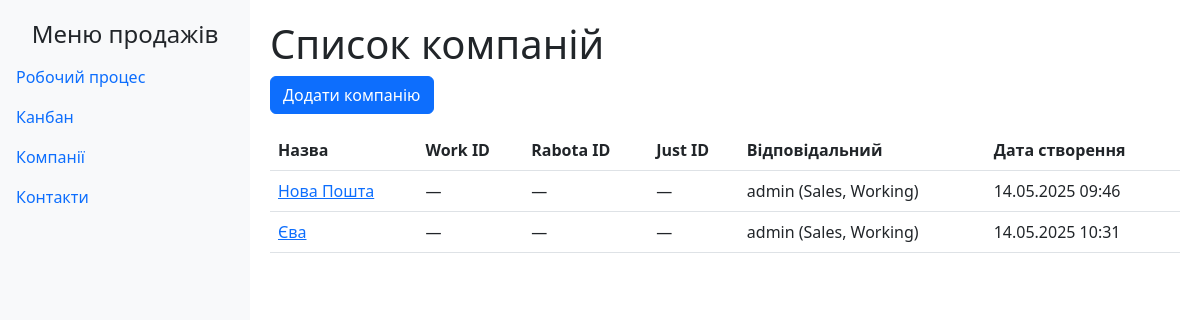
The page /companies/companies/ (signed in) on the database its author committed.
### companies/models.py (models this page shows, shortened)
class Company(models.Model):
    name = models.CharField(
        max_length=255,
        verbose_name=_('Назва'),
        unique=True
    )
    work_id = models.CharField(
        max_length=50,
        verbose_name=_('Work ID'),
        blank=True,
        null=True
    )
    rabota_id = models.CharField(
        max_length=50,
        verbose_name=_('Rabota ID'),
        blank=True,
        null=True
    )
    just_id = models.CharField(
        max_length=50,
        verbose_name=_('Just ID'),
        blank=True,
        null=True
    )
    responsible = models.ForeignKey(
        CustomUser,
        on_delete=models.SET_NULL,
        verbose_name=_('Відповідальний'),
        null=True,
        blank=True
    )
    created_at = models.DateTimeField(
        auto_now_add=True,
        verbose_name=_('Дата створення')
    )
    slug = models.SlugField(
        max_length=255,
        unique=True,
        verbose_name=_('Слаг'),
        allow_unicode=True  # Дозволяє кирилицю
    )
    class Meta:
        verbose_name = _('Компанія')
        verbose_name_plural = _('Компанії')

### main/models.py (models this page shows)
class CustomUser(AbstractUser):
    ROLE_CHOICES = (
        ('superadmin', _('Superadmin')),
        ('admin', _('Admin')),
        ('sales', _('Sales')),
        ('marketing', _('Marketing')),
        ('accounting', _('Accounting')),
    )
    STATUS_CHOICES = (
        ('working', _('Working')),
        ('fired', _('Fired')),
        ('on_vacation', _('On Vacation')),
    )
    role = models.CharField(
        max_length=20,
        choices=ROLE_CHOICES,
        default='sales',
        verbose_name=_('Role'),
    )
    status = models.CharField(
        max_length=20,
        choices=STATUS_CHOICES,
        default='working',
        verbose_name=_('Status')
    )
    phonet_extension = models.CharField(
        max_length=50,
        blank=True,
        null=True,
        unique=True,
        verbose_name=_('Phonet Extension'),
        help_text=_('Internal Phonet extension number (e.g., 001)')
    )
    def __str__(self):
        return f"{self.username} ({self.get_role_display()}, {self.get_status_display()})"

### companies/views.py (the view)
# urls.py: path('companies/', views.company_list, name='company_list'),
@login_required
def company_list(request):
    companies = Company.objects.all()
    return render(request, 'companies/company_list.html', {'companies': companies})

### companies/templates/companies/company_list.html (shortened to what this page needs)
{% extends 'sales/base.html' %}
{% block content %}
    <h1>Список компаній</h1>
    <a href="{% url 'company_create' %}" class="btn btn-primary mb-3">Додати компанію</a>
    <table class="table">
        <thead>
            <tr>
                <th>Назва</th>
                <th>Work ID</th>
                <th>Rabota ID</th>
                <th>Just ID</th>
                <th>Відповідальний</th>
                <th>Дата створення</th>
            </tr>
        </thead>
        <tbody>
            {% for company in companies %}
                <tr>
                    <td><a href="{% url 'company_detail' company.pk %}">{{ company.name }}</a></td>
                    <td>{{ company.work_id|default:"—" }}</td>
                    <td>{{ company.rabota_id|default:"—" }}</td>
                    <td>{{ company.just_id|default:"—" }}</td>
                    <td>{{ company.responsible|default:"—" }}</td>
                    <td>{{ company.created_at|date:"d.m.Y H:i" }}</td>
                </tr>
            {% empty %}
                <tr>
                    <td colspan="6">Немає компаній</td>
                </tr>
            {% endfor %}
        </tbody>
    </table>
{% endblock %}

### rows shown on the page
Company: name "Нова Пошта", work_id "—", rabota_id "—", just_id "—", responsible "admin (Sales, Working)", created_at "14.05.2025 09:46"
Company: name "Єва", work_id "—", rabota_id "—", just_id "—", responsible "admin (Sales, Working)", created_at "14.05.2025 10:31"
